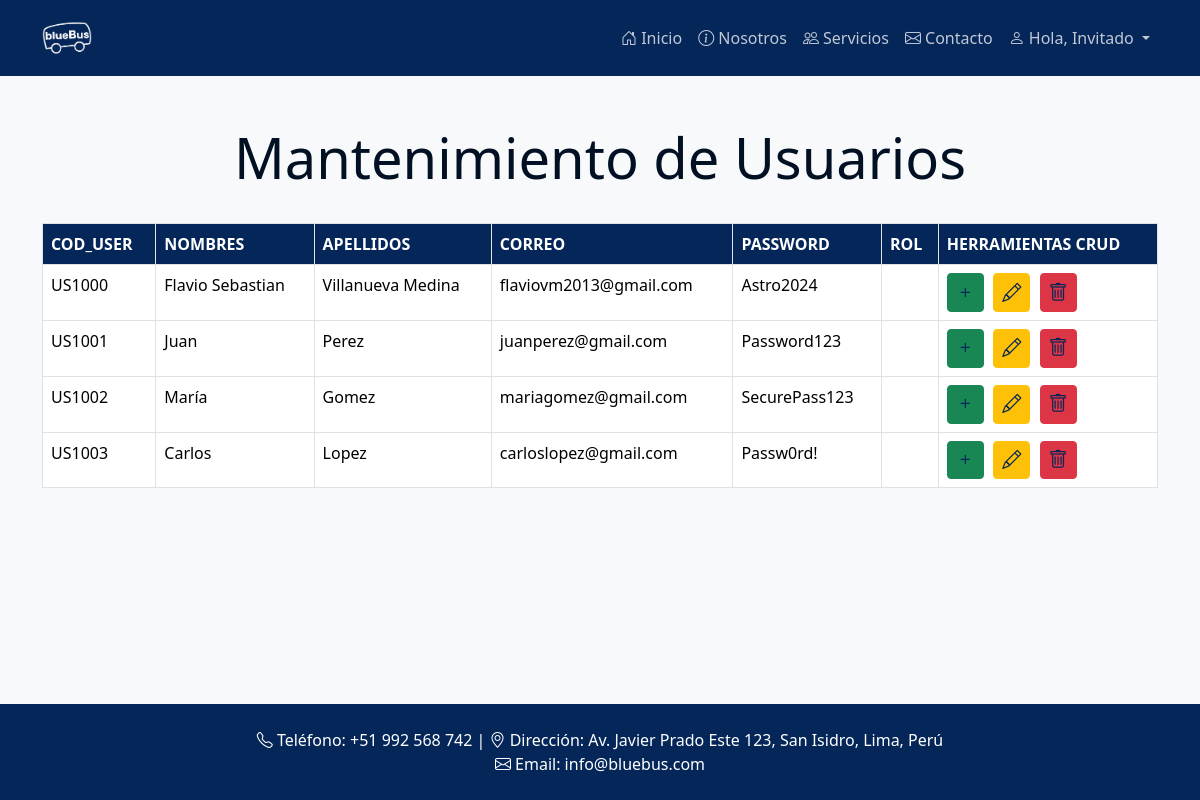
Before: /crudUsuario.php with the older database file.
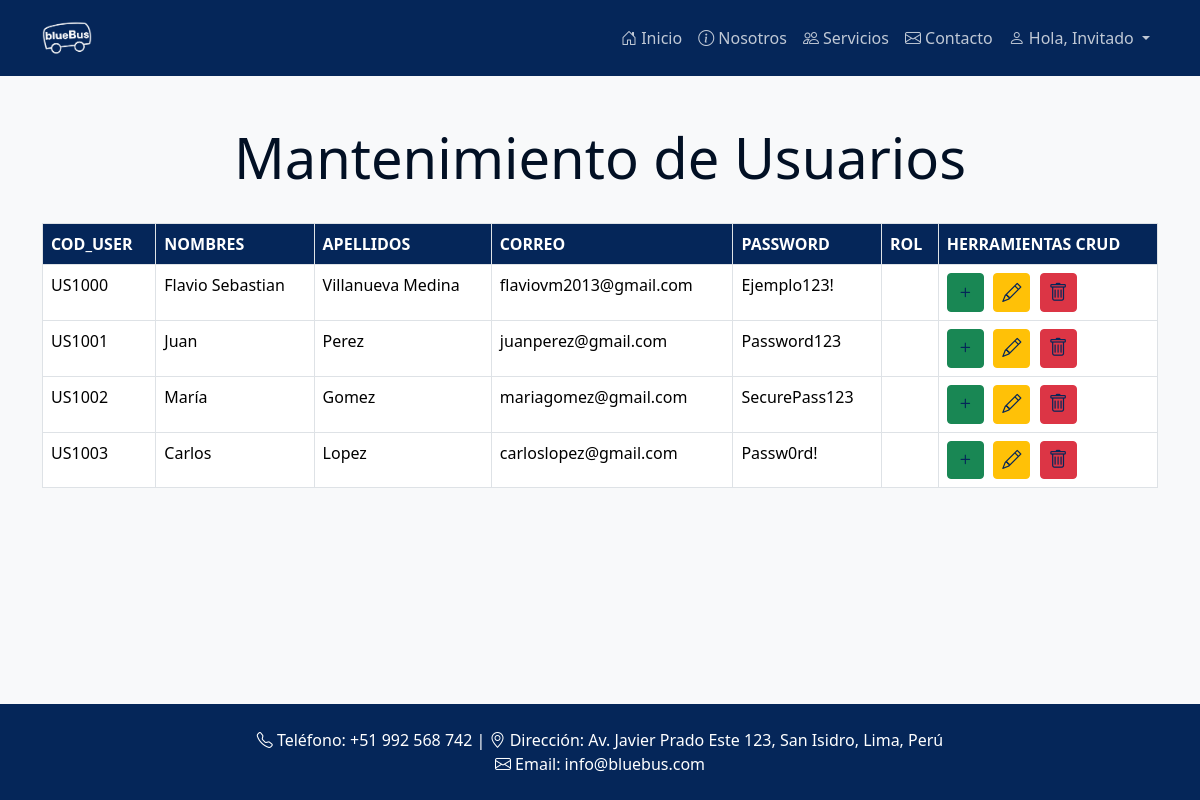
After: the same page with the newer database file.
### tables this page shows
CREATE TABLE USUARIO (
    COD_USER CHAR(6) NOT NULL PRIMARY KEY,
    NOMBRES VARCHAR(30) NOT NULL,
    APELLIDOS VARCHAR(30) NOT NULL,
    CORREO VARCHAR(35) NOT NULL,
    PASSWORD VARCHAR(25) NOT NULL
);

### Admin.php (called while the page is built, shortened)
<?php
include_once './Conexion.php';
class Admin
{
    function listarUsuariosAdmin()
    {
        $cn = new Conexion();
        $sql = "CALL ListarUsuariosAdmin()";
        $res = mysqli_query($cn->conecta(), $sql) or die(mysqli_error($cn->conecta()));
        $usuarios = array();
        while ($fila = mysqli_fetch_assoc($res)) {
            $usuarios[] = $fila;
        }
        return $usuarios;
    }
}

### Conexion.php (called while the page is built, shortened)
<?php
class Conexion
{
    private $cn = null;
    function conecta()
    {
        if ($this->cn == null) {
            $this->cn = mysqli_connect("localhost", "root", "", "bdviajesbus");
        }
        return $this->cn;
    }
}

### crudUsuario.php (the view, shortened to what this page needs)
<?php
include_once './Admin.php';
$objAdmin = new Admin();
$users = $objAdmin->listarUsuariosAdmin();
?>
<!DOCTYPE html>
<html lang="es">
<head>
    <link href="https://cdn.jsdelivr.net/npm/tailwindcss@2.2.19/dist/tailwind.min.css" rel="stylesheet">
    <link href="https://cdn.jsdelivr.net/npm/bootstrap@5.3.3/dist/css/bootstrap.min.css" rel="stylesheet">
    <link rel="stylesheet" href="https://cdn.jsdelivr.net/npm/bootstrap-icons@1.11.3/font/bootstrap-icons.min.css">
    <link href="css/crud_styles.css" rel="stylesheet" type="text/css" />
    <link href="css/navbar.css" rel="stylesheet" type="text/css" />
</head>
<body>
    <?php require_once "components/navbar.php"; ?>
    <header class="container mt-5 mb-4 text-center">
        <h1 class="display-4">Mantenimiento de Usuarios</h1>
    </header>
    <main class="container mb-5">
        <div class="table-responsive">
            <table class="table table-bordered">
                <thead>
                    <tr>
                        <th>COD_USER</th>
                        <th>NOMBRES</th>
                        <th>APELLIDOS</th>
                        <th>CORREO</th>
                        <th>PASSWORD</th>
                        <th>ROL</th>
                        <th>HERRAMIENTAS CRUD</th>
                    </tr>
                </thead>
                <tbody>
                  <?php foreach ($users as $user): ?>
                    <tr>
                        <td><?= $user['COD_USER'] ?></td>
                        <td><?= $user['NOMBRES'] ?></td>
                        <td><?= $user['APELLIDOS'] ?></td>
                        <td><?= $user['CORREO'] ?></td>
                        <td><?= $user['PASSWORD'] ?></td>
                        <td><?= $user['ROL'] ?></td>
                        <td>
                            <a href="#" class="btn btn-sm btn-success btn-crud" title="Añadir"><i class="bi bi-plus"></i></a>
                            <a href="#" class="btn btn-sm btn-warning btn-crud" title="Editar"><i class="bi bi-pencil"></i></a>
                            <a href="#" class="btn btn-sm btn-danger btn-crud" title="Eliminar"><i class="bi bi-trash"></i></a>
                        </td>
                    </tr>
                  <?php endforeach; ?>
                </tbody>
            </table>
        </div>
    </main>
    <footer id="contacto" class="text-white text-center py-4 mt-auto">
        <div class="container">
            <p class="mb-0"><i class="bi bi-telephone"></i> Teléfono: +51 992 568 742 | <i class="bi bi-geo-alt"></i> Dirección: Av. Javier Prado Este 123, San Isidro, Lima, Perú</p>
            <p class="mb-0"><i class="bi bi-envelope"></i> Email: info@bluebus.com</p>
        </div>
    </footer>
</body>
</html>

### components/navbar.php (shortened to what this page needs)
<nav class="navbar navbar-expand-lg navbar-dark sticky-top bg-dark">
  <div class="container d-flex align-items-center justify-content-between">
    <a class="navbar-brand d-flex align-items-center" href="index.php">
      <img src="images/BlueBus_logo.png" alt="BlueBus Logo" class="logo" height="35" width="auto">
    </a>
    <div class="collapse navbar-collapse" id="navbarNav">
      <ul class="navbar-nav ms-auto">
        <li class="nav-item">
          <a class="nav-link" href="index.php"><i class="bi bi-house-door"></i> Inicio</a>
        </li>
        <li class="nav-item">
          <a class="nav-link" href="visualizer.php"><i class="bi bi-info-circle"></i> Nosotros</a>
        </li>
        <li class="nav-item">
          <a class="nav-link" href="#"><i class="bi bi-people"></i> Servicios</a>
        </li>
        <li class="nav-item">
          <a class="nav-link" href="#contacto"><i class="bi bi-envelope"></i> Contacto</a>
        </li>
        <li class="nav-item dropdown">
          <a class="nav-link dropdown-toggle" href="#" id="userDropdown" role="button" data-bs-toggle="dropdown" aria-expanded="false">
            <i class="bi bi-person"></i> Hola, <?php echo isset($_SESSION['user_data']['NOMBRES']) ? htmlspecialchars($_SESSION['user_data']['NOMBRES']) : 'Invitado'; ?>
          </a>
        </li>
      </ul>
    </div>
  </div>
</nav>

### css/crud_styles.css (style rules this page uses)
body { min-height: 100vh; display: flex; flex-direction: column; background-color: #f8f9fa; color: #021024; }
footer { background-color: #052659; }
.table thead th { background-color: #052659; color: #ffffff; }
.table td a { color: #052659; }
.btn-crud { margin-right: 5px; }
.btn-crud .bi { font-size: 1.2rem; }

### css/navbar.css (style rules this page uses)
.navbar-brand { margin-right: auto; }
.navbar-brand img { width: 50px; height: 50px; }
.logo { max-height: 60px; width: auto; }
.navbar { background-color: #052659 !important; }
.nav-link { color: #fff; }
.navbar.sticky-top { animation: fadeInDown 0.5s; }
.navbar-dark .navbar-nav .nav-link { color: rgba(255, 255, 255, 0.75); }

Changed rows visible on the page:
changed usuario "US1000": PASSWORD "Astro2024" → "Ejemplo123!"
